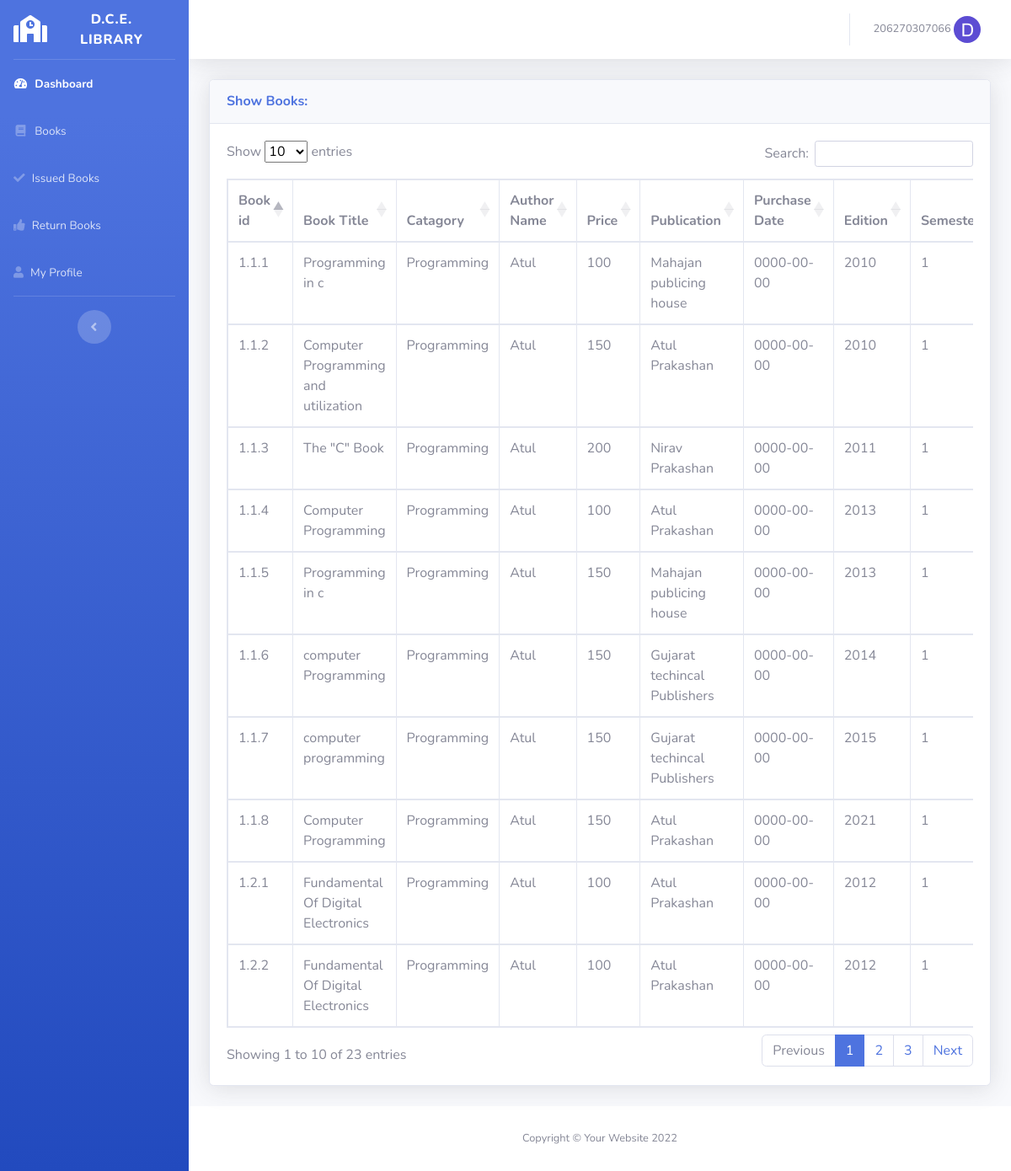
The app's page /show_books.php (signed in) with its own data.
### tables this page shows
CREATE TABLE IF NOT EXISTS `register` (
  `enrollment_number` bigint NOT NULL,
  `first_name` varchar(30) NOT NULL,
  `last_name` varchar(30) NOT NULL,
  `email` varchar(30) NOT NULL,
  `contact` bigint NOT NULL,
  `password` varchar(15) NOT NULL,
  `user_avatar` varchar(100) NOT NULL,
  `date` datetime NOT NULL DEFAULT CURRENT_TIMESTAMP,
  PRIMARY KEY (`enrollment_number`)
);

CREATE TABLE IF NOT EXISTS `books` (
  `book_id` varchar(20) NOT NULL,
  `book_title` varchar(100) NOT NULL,
  `catagory` varchar(100) NOT NULL,
  `author_name` varchar(100) NOT NULL,
  `price` int NOT NULL,
  `publication` varchar(100) NOT NULL,
  `purchase_date` date NOT NULL,
  `edition` varchar(20) NOT NULL,
  `semester` varchar(5) NOT NULL,
  `availability` enum('Available','Not Available') NOT NULL,
  `book_updated_on` varchar(30) NOT NULL,
  PRIMARY KEY (`book_id`)
);

### show_books.php (the view, shortened to what this page needs)
<?php
include('includes/header.php');
include('includes/navbar.php');
include('security.php');
?>
<div class="container-fluid">
<div class="card shadow mb-4">
  <div class="card-header py-3">
    <h6 class="m-0 font-weight-bold text-primary">Show Books: </h6>
  </div>
  <div class="card-body">
    <div class="table-responsive">
      <table class="table table-bordered" id="datatableid" width="100%" cellspacing="0">
        <thead>
          <tr>
            <th> Book id </th>
            <th> Book Title </th>
            <th> Catagory </th>
            <th> Author Name</th>
            <th> Price </th>
            <th> Publication </th>
            <th> Purchase Date </th>
            <th> Edition </th>
            <th> Semester </th>
          </tr>
        </thead>
        <tbody>
        <?php
        $query = "SELECT * FROM books";
        $query_run = mysqli_query($connection, $query);
        if(mysqli_num_rows($query_run) > 0){
          while($row = mysqli_fetch_assoc($query_run)){
          ?>
            <tr>
            <td><?php  echo $row['book_id']; ?></td>
            <td><?php  echo $row['book_title']; ?></td>
            <td><?php  echo $row['catagory']; ?></td>
            <td><?php  echo $row['author_name']; ?></td>
            <td><?php  echo $row['price']; ?></td>
            <td><?php  echo $row['publication']; ?></td>
            <td><?php  echo $row['purchase_date']; ?></td>
            <td><?php  echo $row['edition']; ?></td>
            <td><?php  echo $row['semester']; ?></td>
            </tr>
          <?php
          }
        }
        else{
          echo "No Record Found";
        }
          ?>
        </tbody>
      </table>
    </div>
  </div>
</div>
</div>
</div>
<?php
include('includes/footer.php');
?>

### profile_pic.php (shortened to what this page needs)
<?php
function Get_user_avatar($eno_login, $connection){
    $query = "SELECT user_avatar FROM register WHERE enrollment_number = '".$eno_login."'";
    $result = mysqli_query($connection, $query);
    while($row = mysqli_fetch_assoc($result)){
        echo '<img src="'.$row["user_avatar"].'" width="75" class="img-profile rounded-circle" />';
    }
}
?>

### records on screen
register: user_avatar (picture)
books: book_id "1.1.1", book_title "Programming in c", catagory "Programming", author_name "Atul", price "100", publication "Mahajan publicing house", purchase_date "0000-00-00", edition "2010", semester "1"
books: book_id "1.1.2", book_title "Computer Programming and utilization", catagory "Programming", author_name "Atul", price "150", publication "Atul Prakashan", purchase_date "0000-00-00", edition "2010", semester "1"
books: book_id "1.1.3", book_title "The \"C\" Book", catagory "Programming", author_name "Atul", price "200", publication "Nirav Prakashan", purchase_date "0000-00-00", edition "2011", semester "1"
books: book_id "1.1.4", book_title "Computer Programming", catagory "Programming", author_name "Atul", price "100", publication "Atul Prakashan", purchase_date "0000-00-00", edition "2013", semester "1"
books: book_id "1.1.5", book_title "Programming in c", catagory "Programming", author_name "Atul", price "150", publication "Mahajan publicing house", purchase_date "0000-00-00", edition "2013", semester "1"
books: book_id "1.1.6", book_title "computer Programming", catagory "Programming", author_name "Atul", price "150", publication "Gujarat techincal Publishers", purchase_date "0000-00-00", edition "2014", semester "1"
books: book_id "1.1.7", book_title "computer programming", catagory "Programming", author_name "Atul", price "150", publication "Gujarat techincal Publishers", purchase_date "0000-00-00", edition "2015", semester "1"
books: book_id "1.1.8", book_title "Computer Programming", catagory "Programming", author_name "Atul", price "150", publication "Atul Prakashan", purchase_date "0000-00-00", edition "2021", semester "1"
books: book_id "1.2.1", book_title "Fundamental Of Digital Electronics", catagory "Programming", author_name "Atul", price "100", publication "Atul Prakashan", purchase_date "0000-00-00", edition "2012", semester "1"
books: book_id "1.2.2", book_title "Fundamental Of Digital Electronics", catagory "Programming", author_name "Atul", price "100", publication "Atul Prakashan", purchase_date "0000-00-00", edition "2012", semester "1"

### other values on screen
$_SESSION['user_name'] "206270307066"
